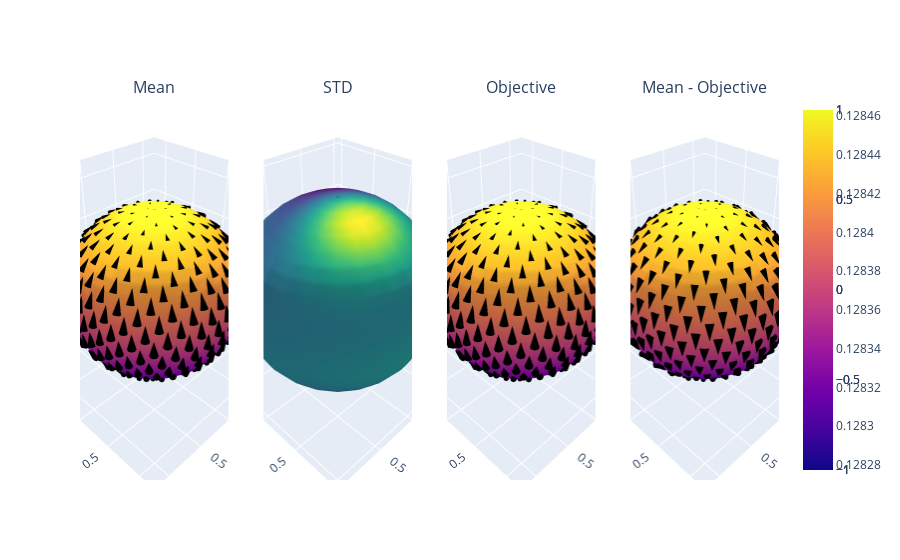

This figure's notebook cell:
### Code cell
from mdgp.utils import sphere_uniform_grid, sphere_meshgrid
from plotly import graph_objects as go
from plotly.subplots import make_subplots


with torch.no_grad(), settings.lazily_evaluate_kernels(False):
    gp.eval()
    xyz = sphere_uniform_grid(400)
    x, y, z = xyz.unbind(-1)
    out = gp(xyz)
    coeff = out.mean.reshape(-1, 2)
    u, v, w = coeff_to_tangent(coeff, xyz).unbind(-1)
    u_obj, v_obj, w_obj = tangent_objective(xyz).unbind(-1)
    xyz_mesh = sphere_meshgrid(25, 25)
    x_mesh, y_mesh, z_mesh = xyz_mesh.unbind(-1)
    stddev = gp(xyz_mesh.view(-1, 3)).stddev.reshape(-1, 2).norm(dim=-1).reshape(25, 25)


fig = make_subplots(rows=1, cols=4, specs=[[{'type': 'surface'}, {'type': 'surface'}, {'type': 'surface'}, {'type': 'surface'}]], 
                    subplot_titles=['Mean', 'STD', 'Objective', 'Mean - Objective'])

fig.add_trace(go.Surface(x=x_mesh, y=y_mesh, z=z_mesh), row=1, col=1)
fig.add_trace(go.Cone(x=x, y=y, z=z, u=u, v=v, w=w, sizeref=0.1, colorscale=['black', 'black'], showscale=False), row=1, col=1)
fig.add_trace(go.Surface(x=x_mesh, y=y_mesh, z=z_mesh, surfacecolor=stddev, colorscale='viridis'), row=1, col=2)
fig.add_trace(go.Surface(x=x_mesh, y=y_mesh, z=z_mesh), row=1, col=3)
fig.add_trace(go.Cone(x=x, y=y, z=z, u=u_obj, v=v_obj, w=w_obj, sizeref=0.1, colorscale=['black', 'black'], showscale=False), row=1, col=3)
fig.add_trace(go.Surface(x=x_mesh, y=y_mesh, z=z_mesh), row=1, col=4)
fig.add_trace(go.Cone(x=x, y=y, z=z, u=u - u_obj, v=v - v_obj, w=w - w_obj, sizeref=0.1, colorscale=['black', 'black'], showscale=False), row=1, col=4)

fig.show()

### Figure 1 — Plotly figure (JSON) as saved in the notebook; plotly's stock layout.template omitted (floating-point values rounded to 4 significant figures; data arrays with more than 128 entries replaced by an {"elided": "..."} marker saying what was removed)
{"data": [{"scene": "scene", "type": "surface", "x": {"elided": "25x25 float values"}, "y": {"elided": "25x25 float values"}, "z": {"elided": "25x25 float values"}}, {"colorscale": [[0, "black"], [1, "black"]], "scene": "scene", "showscale": false, "sizeref": 0.1, "type": "cone", "u": {"elided": "400 float values"}, "v": {"elided": "400 float values"}, "w": {"elided": "400 float values"}, "x": {"elided": "400 float values"}, "y": {"elided": "400 float values"}, "z": {"elided": "400 float values"}}, {"colorscale": [[0, "#440154"], [0.1111, "#482878"], [0.2222, "#3e4989"], [0.3333, "#31688e"], [0.4444, "#26828e"], [0.5556, "#1f9e89"], [0.6667, "#35b779"], [0.7778, "#6ece58"], [0.8889, "#b5de2b"], [1, "#fde725"]], "scene": "scene2", "surfacecolor": {"elided": "25x25 float values"}, "type": "surface", "x": {"elided": "25x25 float values"}, "y": {"elided": "25x25 float values"}, "z": {"elided": "25x25 float values"}}, {"scene": "scene3", "type": "surface", "x": {"elided": "25x25 float values"}, "y": {"elided": "25x25 float values"}, "z": {"elided": "25x25 float values"}}, {"colorscale": [[0, "black"], [1, "black"]], "scene": "scene3", "showscale": false, "sizeref": 0.1, "type": "cone", "u": {"elided": "400 float values"}, "v": {"elided": "400 float values"}, "w": {"elided": "400 float values"}, "x": {"elided": "400 float values"}, "y": {"elided": "400 float values"}, "z": {"elided": "400 float values"}}, {"scene": "scene4", "type": "surface", "x": {"elided": "25x25 float values"}, "y": {"elided": "25x25 float values"}, "z": {"elided": "25x25 float values"}}, {"colorscale": [[0, "black"], [1, "black"]], "scene": "scene4", "showscale": false, "sizeref": 0.1, "type": "cone", "u": {"elided": "400 float values"}, "v": {"elided": "400 float values"}, "w": {"elided": "400 float values"}, "x": {"elided": "400 float values"}, "y": {"elided": "400 float values"}, "z": {"elided": "400 float values"}}], "layout": {"annotations": [{"font": {"size": 16}, "showarrow": false, "text": "Mean", "x": 0.1062, "xanchor": "center", "xref": "paper", "y": 1, "yanchor": "bottom", "yref": "paper"}, {"font": {"size": 16}, "showarrow": false, "text": "STD", "x": 0.3688, "xanchor": "center", "xref": "paper", "y": 1, "yanchor": "bottom", "yref": "paper"}, {"font": {"size": 16}, "showarrow": false, "text": "Objective", "x": 0.6313, "xanchor": "center", "xref": "paper", "y": 1, "yanchor": "bottom", "yref": "paper"}, {"font": {"size": 16}, "showarrow": false, "text": "Mean - Objective", "x": 0.8938, "xanchor": "center", "xref": "paper", "y": 1, "yanchor": "bottom", "yref": "paper"}], "scene": {"domain": {"x": [0, 0.2125], "y": [0, 1]}}, "scene2": {"domain": {"x": [0.2625, 0.475], "y": [0, 1]}}, "scene3": {"domain": {"x": [0.525, 0.7375], "y": [0, 1]}}, "scene4": {"domain": {"x": [0.7875, 1], "y": [0, 1]}}}}
